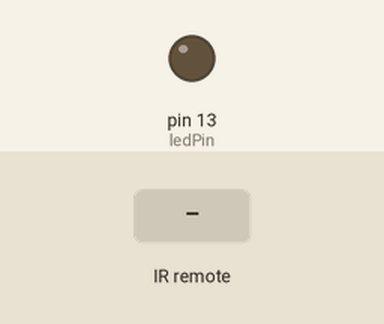
The sketch below on a simulated Arduino Uno, built with avr-gcc and run on an emulated ATmega328P. Shown: output pins drawn as LEDs (lit = HIGH). Inputs (shaded band) come from the test bench. What the sketch prints to the serial monitor is not drawn.

Above: at 1.2 s.
1.3 s: infrared code 0xBA45FF00 received
At 2.3 s:
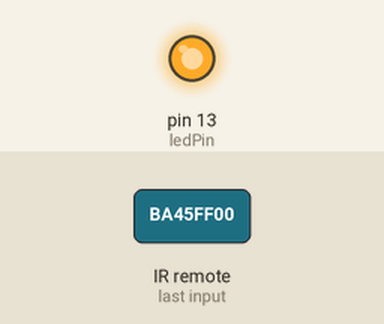
Timing chart, 0 to 4.3 s (numbered marks = the images above; inputs shaded):
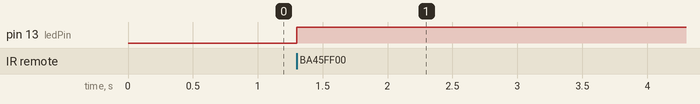

Measured:
- after the input at 1.3 s, pin 13 (ledPin): LOW → HIGH at once

The sketch:

text04.ino
```cpp
// 1. 包含新版红外库的头文件
#include <IRremote.hpp>

// 2. 定义引脚名字（方便改，一看就懂）
const int irReceiverPin = 7;  // 红外接收器信号脚接 D7
const int ledPin = 13;         // 板载LED脚 D13

// 3.  setup：只运行一次（初始化）
void setup() {
  pinMode(ledPin, OUTPUT);     // 把LED脚设置为输出模式
  Serial.begin(9600);          // 开启串口，波特率9600（看打印信息）
  IrReceiver.begin(irReceiverPin); // 启动红外接收功能
}

// 4. loop：不断重复运行
void loop() {
  // 如果**接收到了红外信号**
  if (IrReceiver.decode()) {

    // 把收到的红外码打印到串口监视器（方便你看）
    Serial.print("收到红外码: 0x");
    Serial.println(IrReceiver.decodedIRData.decodedRawData, HEX);

    // 判断：是不是我们要的那个按键码
    if (IrReceiver.decodedIRData.decodedRawData == 0xBA45FF00) {
      digitalWrite(ledPin, HIGH);  // 是 → 点亮LED
    } else {
      digitalWrite(ledPin, LOW);   // 不是 → 熄灭LED
    }

    IrReceiver.resume(); // 准备接收下一个信号
  }
}
```
